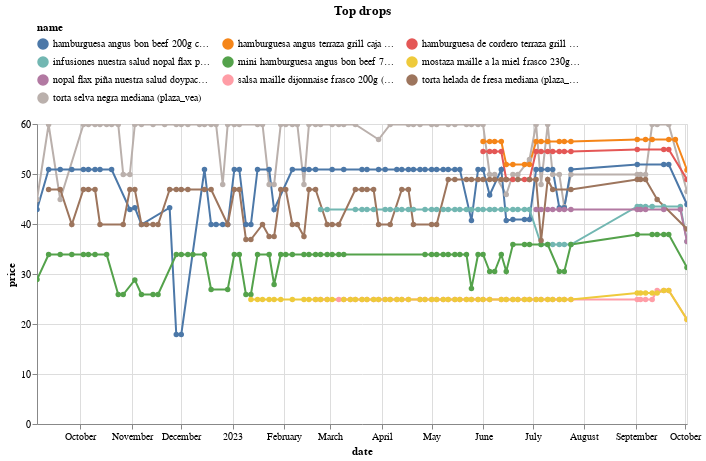

The notebook cell this image was saved under:
### Code cell
(top_changes_abs
 .sort_values('change')
 .head(10)
 .pipe(plot_changes, 'Top drops')
)

### Figure 1 — Vega-Lite specification as saved in the notebook (floating-point values rounded to 4 significant figures; data arrays with more than 128 entries replaced by an {"elided": "..."} marker saying what was removed)
{"config": {"view": {"continuousWidth": 300, "continuousHeight": 300}, "legend": {"columns": 3, "orient": "top"}}, "data": {"name": "data-3920dd37377547552c6023ac7727aa36"}, "mark": {"type": "line", "point": true}, "encoding": {"color": {"field": "name", "scale": {"domain": ["hamburguesa angus bon beef 200g caja 4un (plaza_vea)", "hamburguesa angus terraza grill caja 4un (plaza_vea)", "hamburguesa de cordero terraza grill caja 4un (plaza_vea)", "infusiones nuestra salud nopal flax paquete 454g (plaza_vea)", "mini hamburguesa angus bon beef 70g caja 8un (plaza_vea)", "mostaza maille a la miel frasco 230g (plaza_vea)", "nopal flax piña nuestra salud doypack 454g (plaza_vea)", "salsa maille dijonnaise frasco 200g (plaza_vea)", "torta helada de fresa mediana (plaza_vea)", "torta selva negra mediana (plaza_vea)"]}, "type": "nominal"}, "tooltip": [{"field": "name", "type": "nominal"}, {"field": "price", "type": "quantitative"}, {"field": "last_price", "type": "quantitative"}], "x": {"field": "date", "type": "temporal"}, "y": {"field": "price", "type": "quantitative"}}, "params": [{"name": "param_9", "select": {"type": "point", "fields": ["name"]}, "bind": "legend"}, {"name": "param_10", "select": {"type": "interval", "encodings": ["x", "y"]}, "bind": "scales"}], "title": "Top drops", "transform": [{"filter": {"param": "param_9"}}], "width": 650, "$schema": "https://vega.github.io/schema/vega-lite/v5.14.1.json", "datasets": {"data-3920dd37377547552c6023ac7727aa36": {"elided": "489 records"}}}
